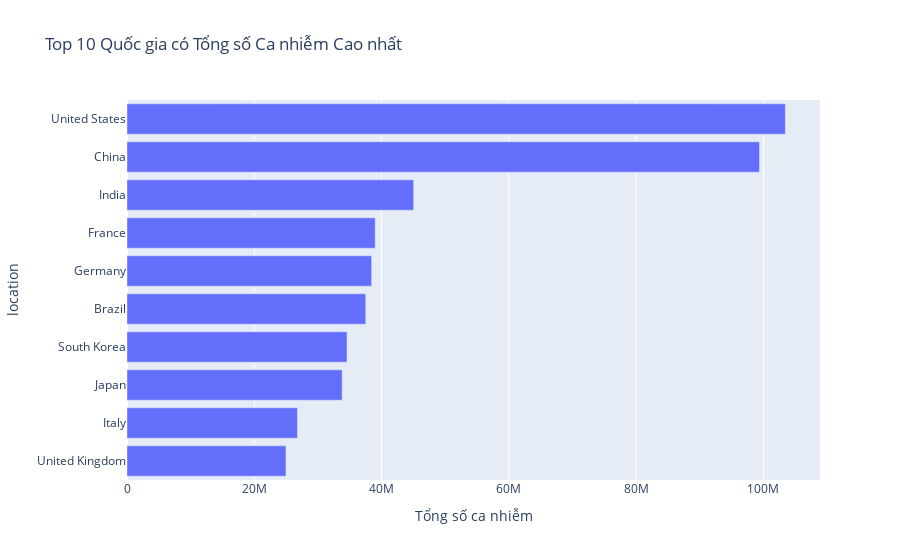

Notebook source saved alongside this figure:
### Code cell
top_10_cases = df_countries.groupby('location')['total_cases'].max().nlargest(10).sort_values()

fig = px.bar(
    top_10_cases,
    x=top_10_cases.values,
    y=top_10_cases.index,
    orientation='h',
    title='Top 10 Quốc gia có Tổng số Ca nhiễm Cao nhất',
    labels={'x': 'Tổng số ca nhiễm', 'y': 'Quốc gia'}
)

fig.show()

### Figure 1 — Plotly figure (JSON) as saved in the notebook; plotly's stock layout.template omitted (floating-point values rounded to 4 significant figures)
{"data": [{"alignmentgroup": "True", "hovertemplate": "Tổng số ca nhiễm=%{x}<br>location=%{y}<extra></extra>", "legendgroup": "", "marker": {"color": "#636efa", "pattern": {"shape": ""}}, "name": "", "offsetgroup": "", "orientation": "h", "showlegend": false, "textposition": "auto", "type": "bar", "x": [24974629, 26781078, 33803572, 34571873, 37511921, 38437756, 38997490, 45041748, 99373219, 103436829], "xaxis": "x", "y": ["United Kingdom", "Italy", "Japan", "South Korea", "Brazil", "Germany", "France", "India", "China", "United States"], "yaxis": "y"}], "layout": {"barmode": "relative", "legend": {"tracegroupgap": 0}, "title": {"text": "Top 10 Quốc gia có Tổng số Ca nhiễm Cao nhất"}, "xaxis": {"anchor": "y", "domain": [0, 1], "title": {"text": "Tổng số ca nhiễm"}}, "yaxis": {"anchor": "x", "domain": [0, 1], "title": {"text": "location"}}}}
